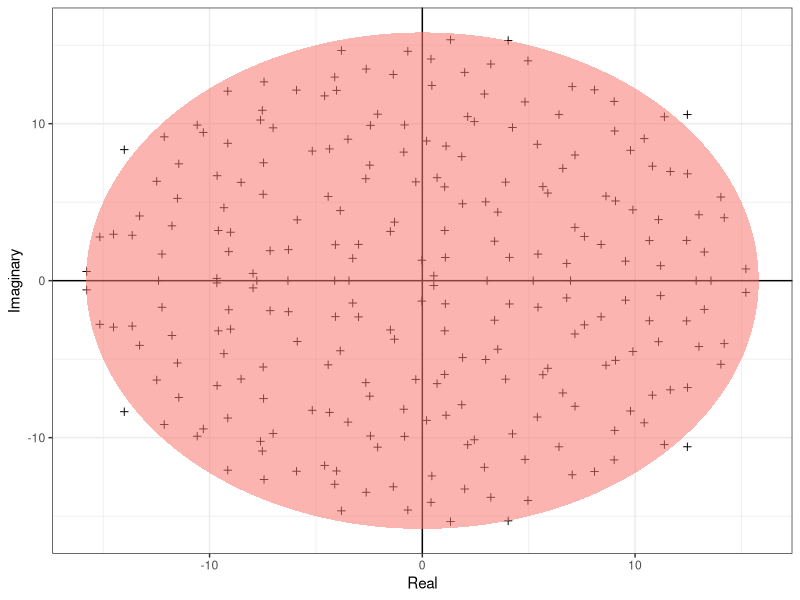

Recreate this plot in R.
## Girko's circular law:
# the eigenvalues of a matrix M of size N x N are approximately contained
# in a circle in the complex plane w radius sqrt(N) 

# Aim: draw results of a simulation displaying this result

require(ggplot2)

# first build function to calculate the ellipse (predicted bounds of eigenvalues)
build_ellipse <- function(hradius, vradius) {  # returns an ellipse
    npoints = 250
    a <- seq(0, 2 * pi, length = npoints + 1)
    x <- hradius * cos(a)
    y <- vradius * sin(a)
    return(data.frame(x = x, y = y))
}

N <- 250  # assign size of matrix
M <- matrix(rnorm(N * N), N, N)  # build matrix

eigvals <- eigen(M)$values  # find eigenvalues
eigDF <- data.frame("Real" = Re(eigvals), "Imaginary" = Im(eigvals))  # build data frame

my_radius <- sqrt(N)  # radius of the circle is sqrt(N)

ellDF <- build_ellipse(my_radius, my_radius)  # data frame to plot the ellipse
names(ellDF) <- c("Real", "Imaginary")  # rename columns

# plot it
p <- ggplot(eigDF, aes(x = Real, y = Imaginary)) +
    geom_point(shape = I(3)) +
    # add vertical and horizontal lines
    geom_hline(aes(yintercept = 0)) +
    geom_vline(aes(xintercept = 0)) +
    # add the ellipse
    geom_polygon(data = ellDF, 
                 aes(x = Real, y = Imaginary, alpha = 1/20, fill = "red")) +
    theme_bw() +
    theme(legend.position = "none")
# p

## Saving plot
pdf("../results/Girko.pdf", 5, 5)
print(p)
dev.off()
